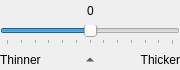
<?xml version="1.0" encoding="UTF-8"?>
<ui version="4.0">
 <class>output::OtsuBinarizationOptionsWidget</class>
 <widget class="QWidget" name="output::OtsuBinarizationOptionsWidget">
  <property name="geometry">
   <rect>
    <x>0</x>
    <y>0</y>
    <width>180</width>
    <height>70</height>
   </rect>
  </property>
  <property name="sizePolicy">
   <sizepolicy hsizetype="Preferred" vsizetype="Preferred">
    <horstretch>0</horstretch>
    <verstretch>0</verstretch>
   </sizepolicy>
  </property>
  <property name="windowTitle">
   <string>Form</string>
  </property>
  <layout class="QVBoxLayout" name="verticalLayout">
   <property name="spacing">
    <number>4</number>
   </property>
   <property name="leftMargin">
    <number>0</number>
   </property>
   <property name="topMargin">
    <number>0</number>
   </property>
   <property name="rightMargin">
    <number>0</number>
   </property>
   <property name="bottomMargin">
    <number>0</number>
   </property>
   <item>
    <layout class="QHBoxLayout" name="horizontalLayout">
     <property name="spacing">
      <number>6</number>
     </property>
     <property name="sizeConstraint">
      <enum>QLayout::SetDefaultConstraint</enum>
     </property>
     <item>
      <spacer name="horizontalSpacer_45">
       <property name="orientation">
        <enum>Qt::Horizontal</enum>
       </property>
       <property name="sizeHint" stdset="0">
        <size>
         <width>1</width>
         <height>1</height>
        </size>
       </property>
      </spacer>
     </item>
     <item>
      <widget class="QLabel" name="thresholLabel">
       <property name="frameShape">
        <enum>QFrame::NoFrame</enum>
       </property>
       <property name="text">
        <string>0</string>
       </property>
      </widget>
     </item>
     <item>
      <spacer name="horizontalSpacer_46">
       <property name="orientation">
        <enum>Qt::Horizontal</enum>
       </property>
       <property name="sizeHint" stdset="0">
        <size>
         <width>1</width>
         <height>1</height>
        </size>
       </property>
      </spacer>
     </item>
    </layout>
   </item>
   <item>
    <widget class="QSlider" name="thresholdSlider">
     <property name="minimum">
      <number>-30</number>
     </property>
     <property name="maximum">
      <number>30</number>
     </property>
     <property name="pageStep">
      <number>5</number>
     </property>
     <property name="tracking">
      <bool>true</bool>
     </property>
     <property name="orientation">
      <enum>Qt::Horizontal</enum>
     </property>
     <property name="invertedAppearance">
      <bool>false</bool>
     </property>
     <property name="invertedControls">
      <bool>false</bool>
     </property>
     <property name="tickPosition">
      <enum>QSlider::TicksBelow</enum>
     </property>
    </widget>
   </item>
   <item>
    <layout class="QHBoxLayout" name="horizontalLayout_2">
     <property name="spacing">
      <number>0</number>
     </property>
     <item>
      <widget class="QLabel" name="lighterThresholdLink">
       <property name="text">
        <string>Thinner</string>
       </property>
      </widget>
     </item>
     <item>
      <widget class="QToolButton" name="neutralThresholdBtn">
       <property name="cursor">
        <cursorShape>PointingHandCursor</cursorShape>
       </property>
       <property name="text">
        <string/>
       </property>
       <property name="iconSize">
        <size>
         <width>12</width>
         <height>12</height>
        </size>
       </property>
       <property name="toolButtonStyle">
        <enum>Qt::ToolButtonIconOnly</enum>
       </property>
       <property name="autoRaise">
        <bool>true</bool>
       </property>
       <property name="arrowType">
        <enum>Qt::UpArrow</enum>
       </property>
      </widget>
     </item>
     <item>
      <widget class="QLabel" name="darkerThresholdLink">
       <property name="text">
        <string>Thicker</string>
       </property>
       <property name="alignment">
        <set>Qt::AlignRight|Qt::AlignTrailing|Qt::AlignVCenter</set>
       </property>
      </widget>
     </item>
    </layout>
   </item>
  </layout>
 </widget>
 <resources/>
 <connections/>
</ui>
